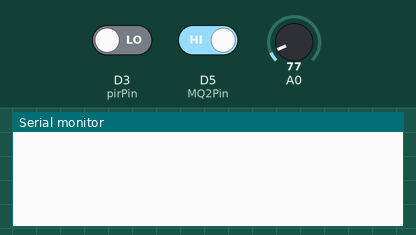
Recording of a sketch running on a simulated ESP8266 (NodeMCU). On the bench: the last lines printed to the serial monitor. The test bench sets the inputs (shaded band); at power-on: D3 (pirPin) LOW, D5 (MQ2Pin) HIGH, A0 = 77. WiFi joins after 1.5 s; servers stay silent unless stated.

Above: at 4.0 s.
4.1 s: D3 (pirPin) driven HIGH
At 5.3 s:
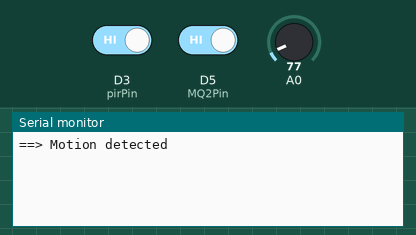
5.6 s: D3 (pirPin) driven LOW and D5 (MQ2Pin) driven LOW
At 7.4 s:
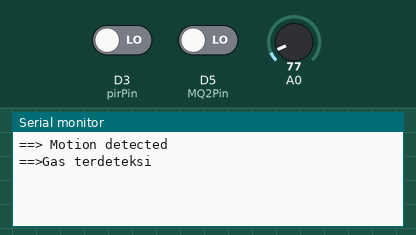

The sketch:

Project_19_Smart_Home.ino
```cpp
/*************************************
 * Program : Smart Scholl
 * Input : LM35, PIR, MQ2
 * Output : Buzzer, Relay, LED
 * SMKN 1 KRASS
 * Faiz Syaikhoni Aziz
 * ***********************************/

#define BLYNK_PRINT Serial
#include <ESP8266WiFi.h>
#include <BlynkSimpleEsp8266.h>
#include <SPI.h>
#include <SimpleTimer.h>

//Ganti dengan Token anda
char auth[] = "WHGY2YtgpFhnU1qn9atxFoEFBbQY_uxf";
// Ganti dengan WiFi anda
char ssid[] = "Hamba Allah";
char pass[] = "faizcizz";
WidgetLCD lcd(V3);
int adc0;
float millivolts;
float celsius;

SimpleTimer timer;

int sensor_in;
#define pirPin D3 // sensor PIR
int pirValue;
#define MQ2Pin D5 // sensor MQ2
int MQ2Value;
void setup()
{
  Serial.begin(115200);
  delay(50);
  timer.setInterval(1000, sendData);
  Blynk.begin(auth, ssid, pass);
  lcd.clear();
  lcd.print(0, 0, "  SMART SCHOOL ");
  lcd.print(0, 1, "  SMKN 1 KRAS");
  delay(1000);
  pinMode(pirPin, INPUT);
  pinMode(MQ2Pin, INPUT);
}

void sendData()
{
  adc0= analogRead(A0);
  millivolts= (adc0/1024.0) * 3300;
  celsius= millivolts/10;
  Blynk.virtualWrite(0, celsius);
}

void getPirValue(void)
{
  pirValue = digitalRead(pirPin);
  if (pirValue)
  {
    Serial.println("==> Motion detected");
    lcd.clear();
    lcd.print(0, 0, "  WASPADA !!!   ");
    lcd.print(0, 1, "Objek Terdeteksi");
    Blynk.notify("Object terdeteksi......");
    while(digitalRead(pirPin));
    delay(1000);
  }
}

void getMQ2Value(void)
{
  MQ2Value = digitalRead(MQ2Pin);
  if (!MQ2Value)
  {
    Serial.println("==>Gas terdeteksi");
    lcd.clear();
    lcd.print(0, 0, "  WASPADA !!!   ");
    lcd.print(0, 1, "Gas Bocor....");
    Blynk.notify("Kebocoran Gas terdeteksi.....!");
    delay(1000);
  }
}

void loop()
{
  Blynk.run();
  timer.run();
  getPirValue();
  getMQ2Value();
  delay(100);
}
```

Measured:
- after the input at 4.1 s, the serial monitor: prints a new line after 0.06 s (image 1)
- after the input at 5.6 s, the serial monitor: prints a new line after 1.0 s (image 2)
